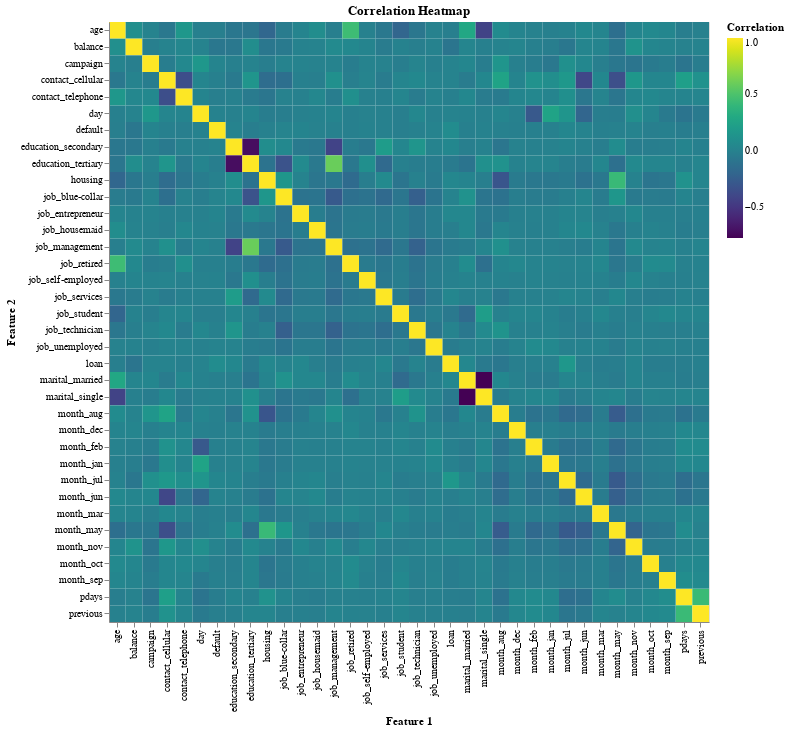

Notebook code for this chart:
### Code cell
correlation_matrix = pd.DataFrame(X_train_scaled, columns=X_train.columns).corr()
correlation_long = correlation_matrix.reset_index().melt(id_vars='index')
correlation_long.columns = ['Feature 1', 'Feature 2', 'Correlation']

print("\n")
print("Figure 6. Feature to Feature Correlations")
print("\n")

alt.Chart(correlation_long).mark_rect().encode(
    x='Feature 1:O',
    y='Feature 2:O',
    color=alt.Color('Correlation:Q', scale=alt.Scale(scheme='viridis')),
    tooltip=['Feature 1', 'Feature 2', 'Correlation']
).properties(
    width=600,
    height=600,
    title="Correlation Heatmap"
)

### Figure 1 — Vega-Lite specification as saved in the notebook (floating-point values rounded to 4 significant figures; data arrays with more than 128 entries replaced by an {"elided": "..."} marker saying what was removed)
{"config": {"view": {"continuousWidth": 300, "continuousHeight": 300}}, "data": {"name": "data-ca00c74160dffa9922bcc1cbfd6eed09"}, "mark": {"type": "rect"}, "encoding": {"color": {"field": "Correlation", "scale": {"scheme": "viridis"}, "type": "quantitative"}, "tooltip": [{"field": "Feature 1", "type": "nominal"}, {"field": "Feature 2", "type": "nominal"}, {"field": "Correlation", "type": "quantitative"}], "x": {"field": "Feature 1", "type": "ordinal"}, "y": {"field": "Feature 2", "type": "ordinal"}}, "height": 600, "title": "Correlation Heatmap", "width": 600, "$schema": "https://vega.github.io/schema/vega-lite/v5.20.1.json", "datasets": {"data-ca00c74160dffa9922bcc1cbfd6eed09": {"elided": "1296 records"}}}
